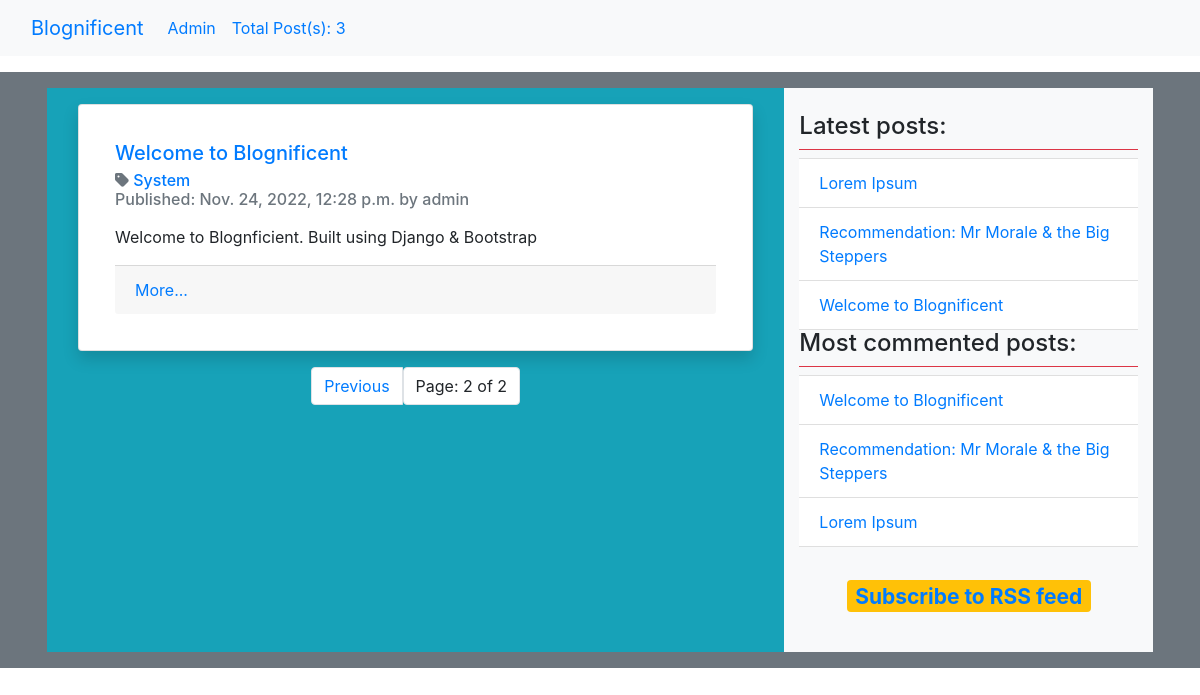
Screenshot of /?page=2 with the database file from the repository.
### blog/models.py (models this page shows, shortened)
class Post(models.Model):
    class Status(models.TextChoices):
        DRAFT = 'DF', 'Draft'
        PUBLISHED = 'PB', 'Published'
    author = models.ForeignKey(User, on_delete=models.CASCADE, related_name='blog_posts')
    title = models.CharField(max_length=250)
    slug = models.SlugField(max_length=250, unique_for_date='publish')
    content = models.TextField()
    created = models.DateTimeField(auto_now_add=True)
    publish = models.DateTimeField(default=timezone.now)
    updated = models.DateTimeField(auto_now=True)
    status = models.CharField(max_length=2, choices=Status.choices, default=Status.DRAFT)
    objects = models.Manager()
    published = PublishedManager()
    tags = TaggableManager()
    class Meta:
        ordering = ['-publish']
        indexes = [
            models.Index(fields=['-publish']),
        ]
    def get_absolute_url(self):
        return reverse('blog:post_detail', args=[self.publish.year, self.publish.month, self.publish.day, self.slug])

### blog/views.py (the view)
# urls.py: path('', post_list, name='home'),
def post_list(request, tag_slug=None):
    post_list = Post.published.all()
    tag = None
    if tag_slug:
        tag = get_object_or_404(Tag, slug=tag_slug)
        post_list = post_list.filter(tags__in=[tag])
    paginator = Paginator(post_list, 2)
    page_number = request.GET.get('page', 1)
    try:
        posts = paginator.page(page_number)
    except PageNotAnInteger:
        posts = paginator.page(1)
    except EmptyPage:
        posts = paginator.page(paginator.num_pages)
    return render(request, 'blog/list.html', {'posts': posts, 'tag': tag})

### blog/models.py (called while the page is built)
    def get_queryset(self):
        return super().get_queryset().filter(status=Post.Status.PUBLISHED)

### blog/templatetags/blog_tags.py (called while the page is built)
@register.simple_tag
def total_posts():
    return Post.published.count()

@register.inclusion_tag('blog/latest-posts.html')
def show_latest_posts(count=5):
    latest_posts = Post.published.order_by('-publish')[:count]
    return {'latest_posts': latest_posts}

@register.simple_tag
def get_most_comment_posts(count=5):
    return Post.published.annotate(
        total_comments=Count('comments')
    ).order_by('-total_comments')[:count]

@register.filter(name='markdown')
def markdown_format(text):
    return mark_safe(markdown.markdown(text))

### templates/blog/list.html (shortened to what this page needs)
{% extends 'base.html' %}
{% load blog_tags %}
{% block content %}
    {% for post in posts %}
        <div class="card m-3 shadow p-3 bg-body rounded">
            <div class="card-body">
                <h5 class="card-title">
                    <a href="{{ post.get_absolute_url }}" class="streched-link">{{ post.title }}</a>
                </h5>
                <h6 class="card-subtitle text-muted">
                    <i class="fa-solid fa-tag"></i>
                    {% for tag in post.tags.all %}
                        <a href="{% url 'blog:post_list_by_tag' tag.slug %}">
                            {{ tag.name }}
                        </a>
                    {% empty %}
                        Tag not found
                    {% endfor %}<br>
                    Published: {{ post.publish }} by {{ post.author }}
                </h6>
                <p class="card-text">{{ post.content |slice:250| markdown }}</p>
                <div class="card-footer">
                    <a href="{{ post.get_absolute_url }}" class="stretched">More...</a>
                </div>
            </div>
        </div>
    {% empty %}
        <div class="p-5 justify-content-center d-flex align-items-stretch">
            <h1 class="text-danger">No posts found</h1>
        </div>
    {% endfor %}
    {% include 'pagination.html' with page=posts %}
{% endblock %}
{% block right %}
    {% include 'sidebar.html' %}
{% endblock %}

### templates/sidebar.html
{% load blog_tags %}
<div class="mt-4 ml-0">
    <div class="h4 pb-2 border-bottom border-danger">Latest posts:</div>
    {% show_latest_posts 3 %}
    <div class="h4 pb-2 border-bottom border-danger">Most commented posts:</div>
    {% get_most_comment_posts as most_commented_posts %}
    <ul class="list-group list-group-flush">
        {% for post in most_commented_posts %}
            <li class="list-group-item ">
                <a href="{{ post.get_absolute_url }}">
                    {{ post.title }}
                </a>
            </li>
        {% empty %}
            <div class="text-center justify-content-center d-flex align-self-center">
                <h6 class="text-danger">Most commented posts not found</h6>
            </div>
        {% endfor %}
    </ul>
    <div class="p-3 m-3 text-center justify-content-center d-flex align-self-center">
        <h3>
            <a href="{% url 'blog:post_feed' %}">
        <span class="badge bg-warning">
            Subscribe to RSS feed
        </span>
            </a>
        </h3>
    </div>
</div>

### templates/blog/latest-posts.html
<ul class="list-group list-group-flush">
    {% for post in latest_posts %}
        <li class="list-group-item">
            <a href="{{ post.get_absolute_url }}">
                {{ post.title }}
            </a>
        </li>
    {% endfor %}
</ul>

### templates/base.html (style rules this page uses)
html { height: 100%; }
body { height: 100%; }

### rows the page displays
Post: title "Welcome to Blognificent", publish "Nov. 24, 2022, 12:28 p.m.", author "admin", content "Welcome to Blognficient. Built using Django & Bootstrap"
Tag: name "System"
Post: title "Lorem Ipsum"
Post: title "Recommendation: Mr Morale & the Big Steppers"

### other values shown
{{ page.number }} "2"
{{ page.paginator.num_pages }} "2"
